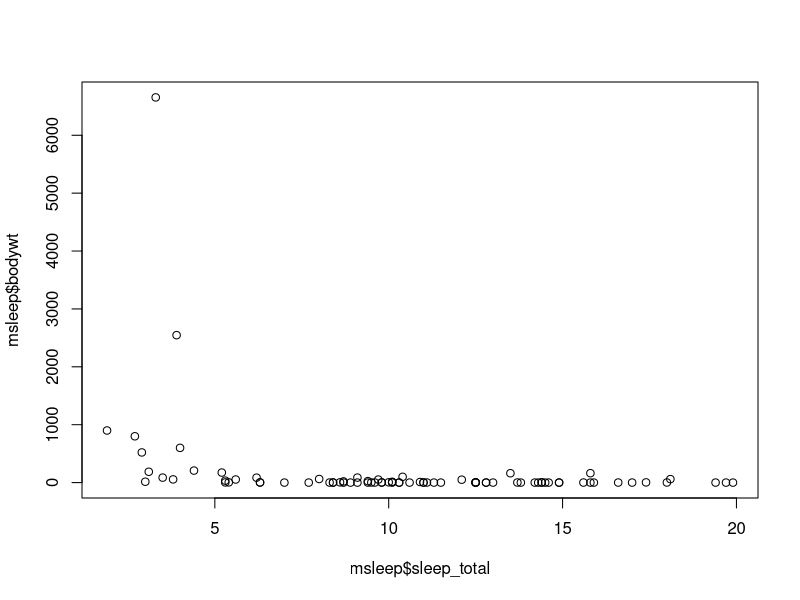
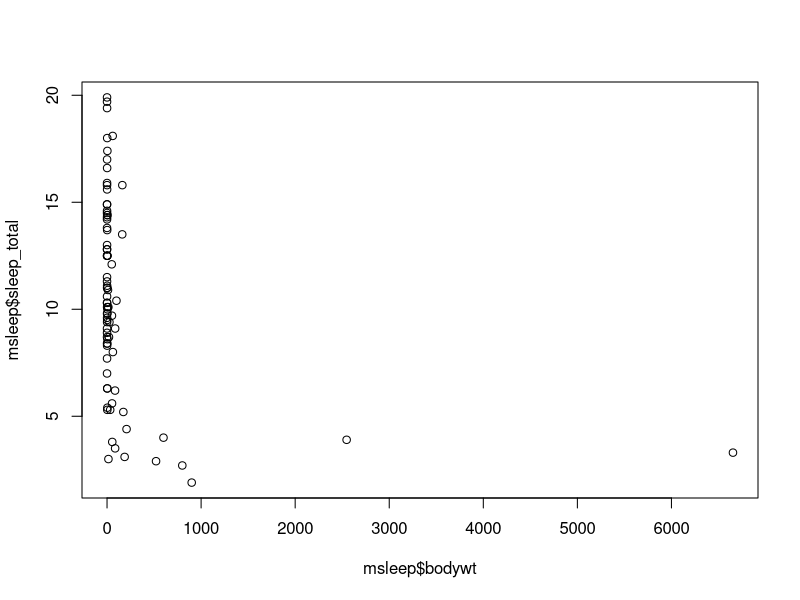
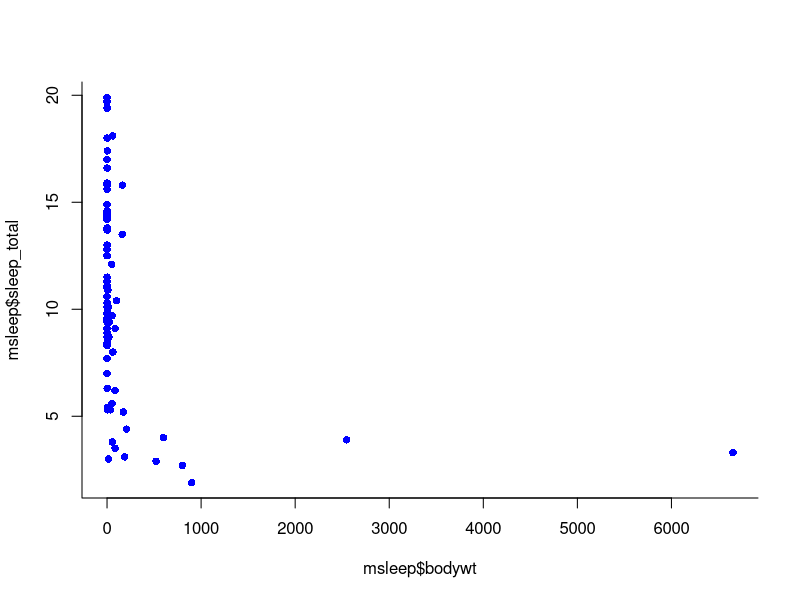
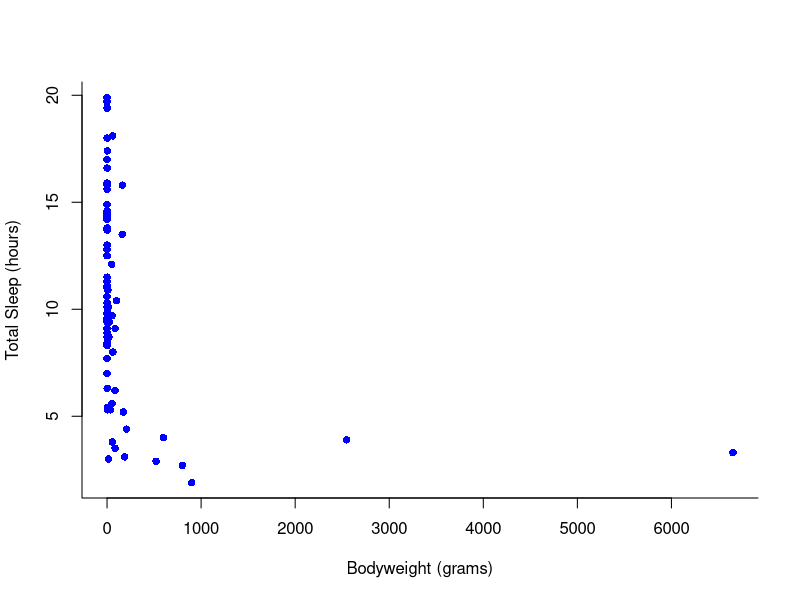
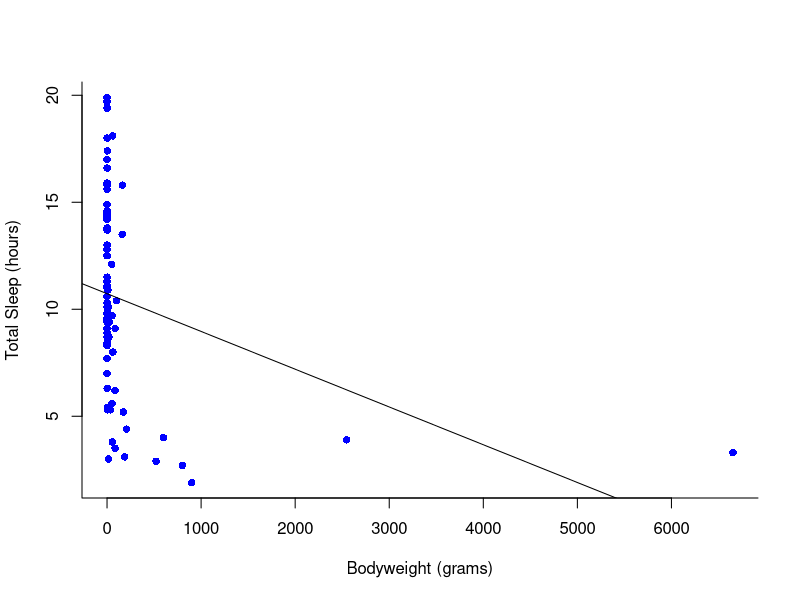
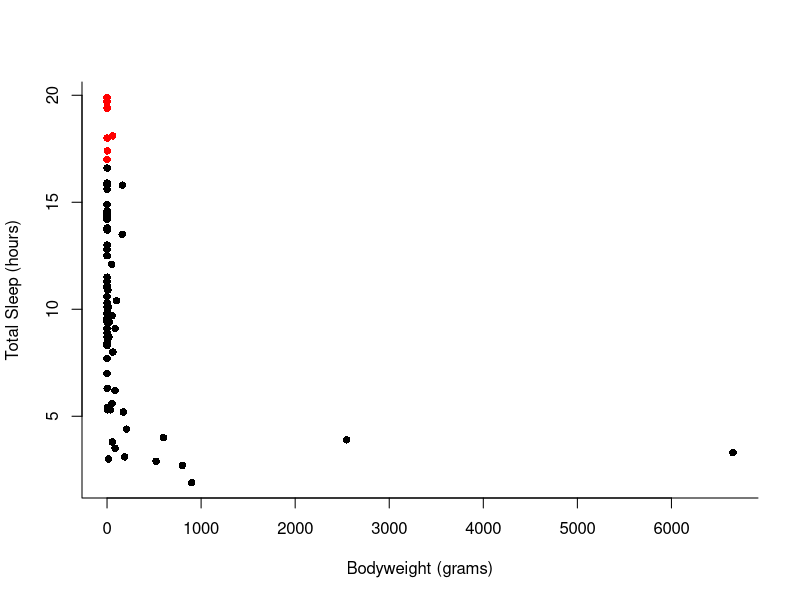
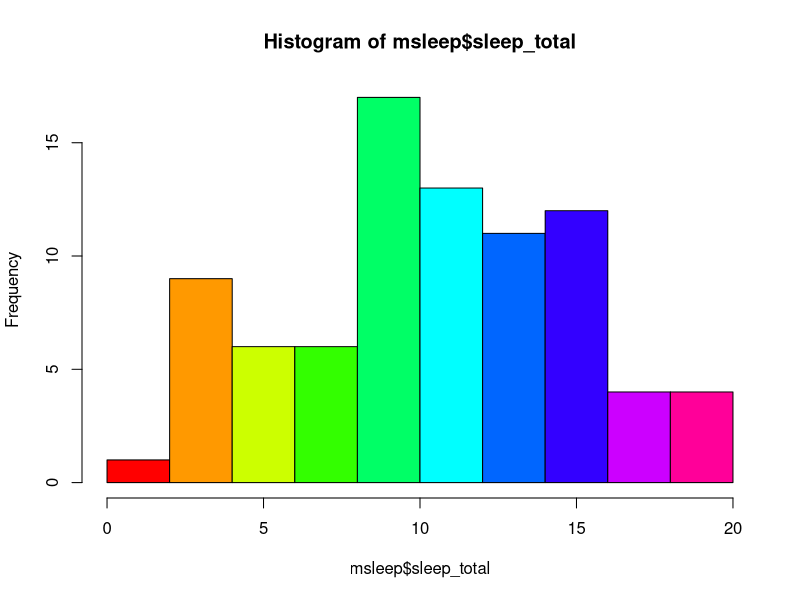
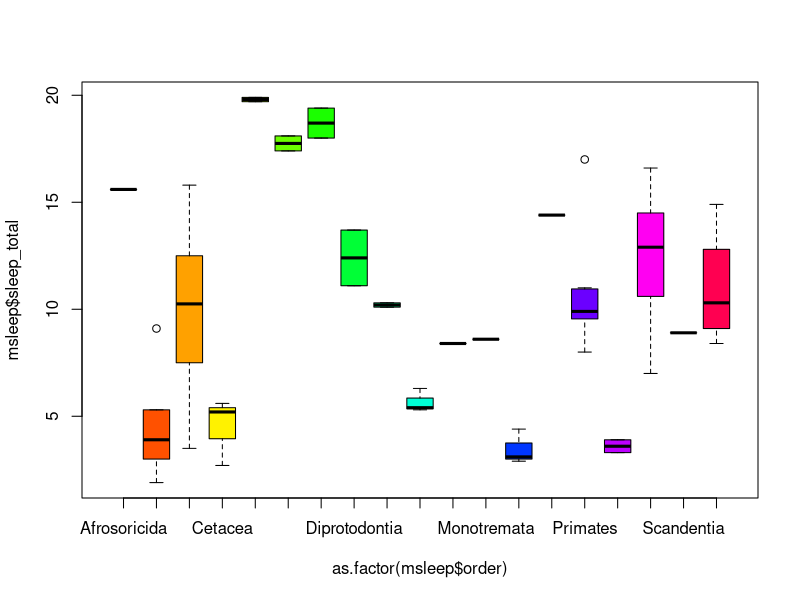

These charts were generated, in order, by the following R code:
## ---- chunk 1
knitr::opts_chunk$set(echo = TRUE)
## ---- chunk 2

library(ggplot2)
data(msleep)

plot(msleep$sleep_total,msleep$bodywt)

plot(msleep$sleep_total~msleep$bodywt)

## ---- chunk 3
plot(msleep$sleep_total~msleep$bodywt, pch = 16, col="blue", bty="L")

plot(msleep$sleep_total~msleep$bodywt, pch = 16, col="blue", bty="L", xlab="Bodyweight (grams)", ylab= "Total Sleep (hours)") 

## ---- chunk 4
plot(msleep$sleep_total~msleep$bodywt, pch = 16, col="blue", bty="L", xlab="Bodyweight (grams)", ylab= "Total Sleep (hours)")

abline(lm(msleep$sleep_total~msleep$bodywt))
## ---- chunk 5

msleep$colors=NA

msleep$colors[msleep$sleep_total >= 17] <-"red"
msleep$colors[msleep$sleep_total < 17] <-"black"


plot(msleep$sleep_total~msleep$bodywt, pch = 16, col=msleep$colors, bty="L", xlab="Bodyweight (grams)", ylab= "Total Sleep (hours)") 

## ---- chunk 6
hist(msleep$sleep_total, col=rainbow(10))

plot(msleep$sleep_total~as.factor(msleep$order), col=rainbow(19)) 

plot(msleep$sleep_total~msleep$bodywt, pch = 16, col=msleep$colors, bty="L", xlab="Bodyweight (grams)", ylab= "Total Sleep (hours)") 

boxplot(msleep$sleep_total~as.factor(msleep$order), col=rainbow(19)) 

plot(msleep$sleep_total~as.factor(msleep$vore),col=rainbow(4), xlab="Bodyweight (grams)", ylab= "Total Sleep (hours)")
## ---- chunk 7
# Load required libraries
library(ggplot2)

# Load the msleep dataset
data(msleep)
## ---- chunk 8
plot(msleep$sleep_total~msleep$bodywt, pch = 14, col="Blue", bty="U", xlab="Body Weight (kg)", ylab= "Total Sleep (hours)") 
## ---- chunk 9
hist(msleep$brainwt, col="purple", xlab = "Brain Weight (kg)", main = "Distribution of Brain Weight Across Species")

## ---- chunk 10
boxplot(msleep$sleep_total~as.factor(msleep$vore), col=rainbow(4), xlab = "Diet", ylab = "Sleep Total (Hours)", main = "Total Sleep by Diet")
## ---- chunk 11
msleep$colors[msleep$bodywt >= 10] <-"red"
msleep$colors[msleep$bodywt < 10] <-"green"
plot(msleep$bodywt, msleep$sleep_total, col = msleep$colors, xlab = "Body Weight (kg)", ylab = "Total Sleep (Hours)")

# Line of best fit
abline(lm(msleep$sleep_total ~ msleep$bodywt))

# Legend
legend("topright",
       legend = c("Body weight >= 10 kg", "Body weight < 10 kg"),
       col = c("red", "green"),
       pch = 19)
## ---- chunk 12
data(state)
states = as.data.frame(state.x77) # convert data to a familiar format - data frame
str(states) # let's take a look at the dataframe

ggplot(data=states) 

ggplot(data=states, aes(x=Population, y=Income))+geom_point() 

ggplot(data=states, aes(x=Population, y=Income))+geom_point()+geom_smooth(method="lm") 

## ---- chunk 13
ggplot(data=states, aes(x=Population, y=Income))+geom_point()+geom_smooth(method="lm")+theme_minimal() 
ggplot(data=states, aes(x=Income, y=Illiteracy, color=Population)) +geom_point()+geom_smooth(method="lm", color="red")+theme_classic() 

## ---- chunk 14
ggplot(msleep, aes(y=sleep_total, x=sleep_rem, group=as.factor(vore), color=as.factor(vore))) +geom_point()

## ---- chunk 15
ggplot(msleep, aes(y=sleep_total, x=sleep_rem, group=as.factor(vore), color=as.factor(vore)))+
  geom_point()+
  labs(y= "Total Sleep (hours)", x= "REM sleep (hours)")+
  theme_minimal()+
  scale_color_manual(name="Diet", 
                        labels = c("Carnivore", 
                                   "Herbivore", 
                                   "Insectivore", 
                                   "Omnivore", 
                                    "NA"), 
                        values = c("carni"="blue", 
                                   "herbi"="red", 
                                   "insecti"="green", 
                                   "omni"="brown", 
                                   "NA"="orange"))
## ---- chunk 16
g<-ggplot(msleep, aes(y=sleep_total, x=sleep_rem, group=as.factor(vore), color=as.factor(vore)))+
  geom_point()+
  labs(y= "Total Sleep (hours)", x= "REM sleep (hours)")+
  theme_minimal()+
  scale_color_manual(name="Diet", 
                        labels = c("Carnivore", 
                                   "Herbivore", 
                                   "Insectivore", 
                                   "Omnivore", 
                                    "NA"), 
                        values = c("carni"="blue", 
                                   "herbi"="red", 
                                   "insecti"="green", 
                                   "omni"="brown", 
                                   "NA"="orange"))
g
## ---- chunk 17
ggplot(iris, aes(y=Sepal.Length, x=Sepal.Width, group=Species, color=Species))+
  geom_point()+
  facet_wrap(~Species)+
  geom_smooth(method="lm")
## ---- chunk 18
ggplot(ChickWeight, aes(x=Time, y=weight, group=Diet, color=Diet))+
  stat_summary(fun=mean, geom="point", size=1)+
  stat_summary(fun=mean, geom="line", size=1)+
  stat_summary(fun.data = mean_se, geom = "errorbar", 
               aes(width=0.1), size=0.5)
## ---- chunk 19
# Load required libraries
library(ggplot2)

# Load the msleep dataset
data(msleep)
## ---- chunk 20
ggplot(data=msleep, aes(x = bodywt, y = brainwt)) +
    geom_point() +
    labs(x = "Body Weight (kg)",
       y = "Brain Weight (kg)",
       title = "Body Weight vs. Brain Weight")+ 
  theme_classic()
## ---- chunk 21
ggplot(data=msleep, aes(x = bodywt, y = brainwt, color=as.factor(vore))) +
    geom_point() +
    labs(x = "Body Weight (kg)",
       y = "Brain Weight (kg)",
       title = "Body Weight vs. Brain Weight",
       color = "Diet Type")+ 
  theme_classic()
## ---- chunk 22
ggplot(data = msleep, aes(x= sleep_total, y = sleep_cycle, color = "red")) +
  geom_point() +
  geom_smooth() +
    labs(x = "Sleep Cycle Length (hours)",
       y = "Total Sleep (hours per day)",
       title = "Total Sleep vs. Sleep Cycle Length")+
  theme_minimal()
## ---- chunk 23
ggplot(data= msleep, aes(x = sleep_total, y = sleep_rem)) +
  geom_point()+
  facet_wrap(~vore)+
  labs(x = "Sleep Total (hours)",
      y = "Rem Sleep (hours)",
      title = "Total Sleep vs. Rem Sleep by Diet")
## ---- chunk 24
ggplot(data = iris, aes(x = Petal.Length, y = Petal.Width, col = Species)) +
  geom_point()+
  ggtitle("Iris Petal Dimensions") +
  theme_dark()

## ---- chunk 25
ggplot(data = msleep, aes(x = awake, y= bodywt, col = vore)) +
  geom_point() +
  geom_smooth()+
    labs(x = "Hours Awake",
      y = "Body Weight (kg)",
      title = "Hours awake vs. Body Weight") +
  theme_classic()
